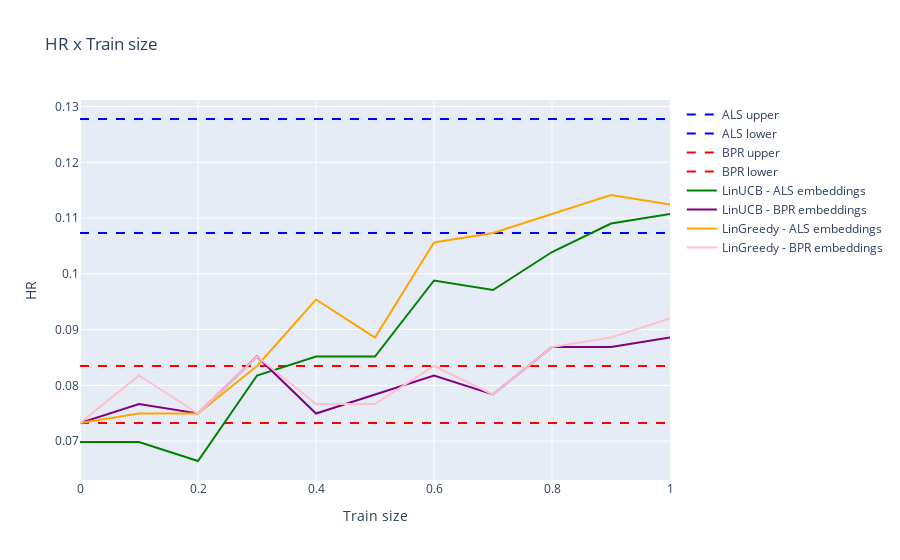

Here is the notebook cell this chart was saved with:
### Code cell
plot_results(df_results, 'results-v8')

### Figure 1 — Plotly figure (JSON) as saved in the notebook; plotly's stock layout.template omitted (floating-point values rounded to 4 significant figures)
{"data": [{"line": {"color": "blue", "dash": "dash"}, "mode": "lines", "name": "ALS upper", "type": "scatter", "x": [0, 0.1, 0.2, 0.3, 0.4, 0.5, 0.6, 0.7, 0.8, 0.9, 1], "y": [0.1278, 0.1278, 0.1278, 0.1278, 0.1278, 0.1278, 0.1278, 0.1278, 0.1278, 0.1278, 0.1278]}, {"line": {"color": "blue", "dash": "dash"}, "mode": "lines", "name": "ALS lower", "type": "scatter", "x": [0, 0.1, 0.2, 0.3, 0.4, 0.5, 0.6, 0.7, 0.8, 0.9, 1], "y": [0.1073, 0.1073, 0.1073, 0.1073, 0.1073, 0.1073, 0.1073, 0.1073, 0.1073, 0.1073, 0.1073]}, {"line": {"color": "red", "dash": "dash"}, "mode": "lines", "name": "BPR upper", "type": "scatter", "x": [0, 0.1, 0.2, 0.3, 0.4, 0.5, 0.6, 0.7, 0.8, 0.9, 1], "y": [0.08348, 0.08348, 0.08348, 0.08348, 0.08348, 0.08348, 0.08348, 0.08348, 0.08348, 0.08348, 0.08348]}, {"line": {"color": "red", "dash": "dash"}, "mode": "lines", "name": "BPR lower", "type": "scatter", "x": [0, 0.1, 0.2, 0.3, 0.4, 0.5, 0.6, 0.7, 0.8, 0.9, 1], "y": [0.07325, 0.07325, 0.07325, 0.07325, 0.07325, 0.07325, 0.07325, 0.07325, 0.07325, 0.07325, 0.07325]}, {"line": {"color": "green", "dash": "solid"}, "mode": "lines", "name": "LinUCB - ALS embeddings", "type": "scatter", "x": [0, 0.1, 0.2, 0.3, 0.4, 0.5, 0.6, 0.7, 0.8, 0.9, 1], "y": [0.06985, 0.06985, 0.06644, 0.08177, 0.08518, 0.08518, 0.09881, 0.0971, 0.1039, 0.109, 0.1107]}, {"line": {"color": "purple", "dash": "solid"}, "mode": "lines", "name": "LinUCB - BPR embeddings", "type": "scatter", "x": [0, 0.1, 0.2, 0.3, 0.4, 0.5, 0.6, 0.7, 0.8, 0.9, 1], "y": [0.07325, 0.07666, 0.07496, 0.08518, 0.07496, 0.07836, 0.08177, 0.07836, 0.08688, 0.08688, 0.08859]}, {"line": {"color": "orange", "dash": "solid"}, "mode": "lines", "name": "LinGreedy - ALS embeddings", "type": "scatter", "x": [0, 0.1, 0.2, 0.3, 0.4, 0.5, 0.6, 0.7, 0.8, 0.9, 1], "y": [0.07325, 0.07496, 0.07496, 0.08348, 0.0954, 0.08859, 0.1056, 0.1073, 0.1107, 0.1141, 0.1124]}, {"line": {"color": "pink", "dash": "solid"}, "mode": "lines", "name": "LinGreedy - BPR embeddings", "type": "scatter", "x": [0, 0.1, 0.2, 0.3, 0.4, 0.5, 0.6, 0.7, 0.8, 0.9, 1], "y": [0.07325, 0.08177, 0.07496, 0.08518, 0.07666, 0.07666, 0.08348, 0.07836, 0.08688, 0.08859, 0.09199]}], "layout": {"title": {"text": "HR x Train size"}, "xaxis": {"title": {"text": "Train size"}}, "yaxis": {"title": {"text": "HR"}}}}
